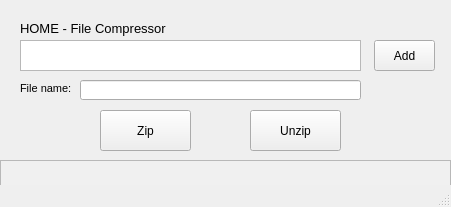
<?xml version="1.0" encoding="UTF-8"?>
<ui version="4.0">
 <class>interface1</class>
 <widget class="QMainWindow" name="interface1">
  <property name="geometry">
   <rect>
    <x>0</x>
    <y>0</y>
    <width>451</width>
    <height>207</height>
   </rect>
  </property>
  <property name="windowTitle">
   <string>interface1</string>
  </property>
  <widget class="QWidget" name="centralWidget">
   <widget class="QPushButton" name="pushButton">
    <property name="geometry">
     <rect>
      <x>250</x>
      <y>110</y>
      <width>91</width>
      <height>41</height>
     </rect>
    </property>
    <property name="text">
     <string>Unzip</string>
    </property>
   </widget>
   <widget class="QPushButton" name="pushButton_2">
    <property name="geometry">
     <rect>
      <x>374</x>
      <y>40</y>
      <width>61</width>
      <height>31</height>
     </rect>
    </property>
    <property name="text">
     <string>Add</string>
    </property>
   </widget>
   <widget class="QPushButton" name="pushButton_3">
    <property name="geometry">
     <rect>
      <x>100</x>
      <y>110</y>
      <width>91</width>
      <height>41</height>
     </rect>
    </property>
    <property name="text">
     <string>Zip</string>
    </property>
   </widget>
   <widget class="QTextEdit" name="textEdit">
    <property name="geometry">
     <rect>
      <x>20</x>
      <y>40</y>
      <width>341</width>
      <height>31</height>
     </rect>
    </property>
    <property name="font">
     <font>
      <pointsize>8</pointsize>
     </font>
    </property>
   </widget>
   <widget class="QLineEdit" name="lineEdit">
    <property name="geometry">
     <rect>
      <x>80</x>
      <y>80</y>
      <width>281</width>
      <height>20</height>
     </rect>
    </property>
   </widget>
   <widget class="QLabel" name="label">
    <property name="geometry">
     <rect>
      <x>20</x>
      <y>80</y>
      <width>71</width>
      <height>16</height>
     </rect>
    </property>
    <property name="font">
     <font>
      <pointsize>8</pointsize>
     </font>
    </property>
    <property name="lineWidth">
     <number>5</number>
    </property>
    <property name="text">
     <string>File name:</string>
    </property>
   </widget>
   <widget class="QTextEdit" name="textEdit_2">
    <property name="geometry">
     <rect>
      <x>0</x>
      <y>160</y>
      <width>451</width>
      <height>41</height>
     </rect>
    </property>
    <property name="palette">
     <palette>
      <active>
       <colorrole role="ButtonText">
        <brush brushstyle="SolidPattern">
         <color alpha="255">
          <red>240</red>
          <green>240</green>
          <blue>240</blue>
         </color>
        </brush>
       </colorrole>
       <colorrole role="Base">
        <brush brushstyle="SolidPattern">
         <color alpha="255">
          <red>240</red>
          <green>240</green>
          <blue>240</blue>
         </color>
        </brush>
       </colorrole>
       <colorrole role="Shadow">
        <brush brushstyle="SolidPattern">
         <color alpha="255">
          <red>240</red>
          <green>240</green>
          <blue>240</blue>
         </color>
        </brush>
       </colorrole>
       <colorrole role="ToolTipText">
        <brush brushstyle="SolidPattern">
         <color alpha="255">
          <red>0</red>
          <green>0</green>
          <blue>0</blue>
         </color>
        </brush>
       </colorrole>
      </active>
      <inactive>
       <colorrole role="ButtonText">
        <brush brushstyle="SolidPattern">
         <color alpha="255">
          <red>240</red>
          <green>240</green>
          <blue>240</blue>
         </color>
        </brush>
       </colorrole>
       <colorrole role="Base">
        <brush brushstyle="SolidPattern">
         <color alpha="255">
          <red>240</red>
          <green>240</green>
          <blue>240</blue>
         </color>
        </brush>
       </colorrole>
       <colorrole role="Shadow">
        <brush brushstyle="SolidPattern">
         <color alpha="255">
          <red>240</red>
          <green>240</green>
          <blue>240</blue>
         </color>
        </brush>
       </colorrole>
       <colorrole role="ToolTipText">
        <brush brushstyle="SolidPattern">
         <color alpha="255">
          <red>0</red>
          <green>0</green>
          <blue>0</blue>
         </color>
        </brush>
       </colorrole>
      </inactive>
      <disabled>
       <colorrole role="ButtonText">
        <brush brushstyle="SolidPattern">
         <color alpha="255">
          <red>120</red>
          <green>120</green>
          <blue>120</blue>
         </color>
        </brush>
       </colorrole>
       <colorrole role="Base">
        <brush brushstyle="SolidPattern">
         <color alpha="255">
          <red>240</red>
          <green>240</green>
          <blue>240</blue>
         </color>
        </brush>
       </colorrole>
       <colorrole role="Shadow">
        <brush brushstyle="SolidPattern">
         <color alpha="255">
          <red>240</red>
          <green>240</green>
          <blue>240</blue>
         </color>
        </brush>
       </colorrole>
       <colorrole role="ToolTipText">
        <brush brushstyle="SolidPattern">
         <color alpha="255">
          <red>0</red>
          <green>0</green>
          <blue>0</blue>
         </color>
        </brush>
       </colorrole>
      </disabled>
     </palette>
    </property>
    <property name="font">
     <font>
      <pointsize>8</pointsize>
     </font>
    </property>
   </widget>
   <widget class="QLabel" name="label_2">
    <property name="geometry">
     <rect>
      <x>20</x>
      <y>20</y>
      <width>151</width>
      <height>16</height>
     </rect>
    </property>
    <property name="font">
     <font>
      <pointsize>10</pointsize>
     </font>
    </property>
    <property name="text">
     <string>HOME - File Compressor</string>
    </property>
   </widget>
  </widget>
  <widget class="QStatusBar" name="statusBar"/>
 </widget>
 <layoutdefault spacing="6" margin="11"/>
 <resources/>
 <connections/>
</ui>
